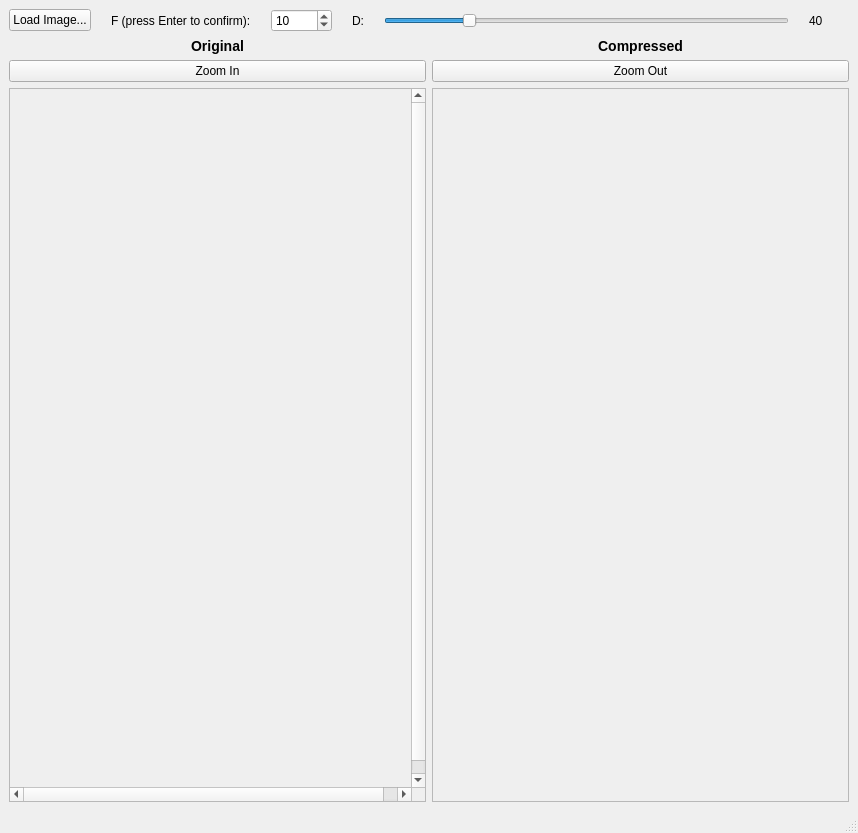
<?xml version="1.0" encoding="UTF-8"?>
<ui version="4.0">
 <class>MainWindow</class>
 <widget class="QMainWindow" name="MainWindow">
  <property name="geometry">
   <rect>
    <x>0</x>
    <y>0</y>
    <width>858</width>
    <height>833</height>
   </rect>
  </property>
  <property name="windowTitle">
   <string>RoadRoller</string>
  </property>
  <widget class="QWidget" name="centralwidget">
   <layout class="QVBoxLayout" name="verticalLayout">
    <item>
     <layout class="QHBoxLayout" name="horizontalLayout_2">
      <property name="sizeConstraint">
       <enum>QLayout::SetMinimumSize</enum>
      </property>
      <item>
       <layout class="QHBoxLayout" stretch="0,0,0,0,0,0,0">
        <property name="spacing">
         <number>20</number>
        </property>
        <item>
         <layout class="QVBoxLayout" name="verticalLayout_3"/>
        </item>
        <item>
         <widget class="QPushButton" name="loadButton">
          <property name="sizePolicy">
           <sizepolicy hsizetype="Minimum" vsizetype="Maximum">
            <horstretch>0</horstretch>
            <verstretch>0</verstretch>
           </sizepolicy>
          </property>
          <property name="text">
           <string>Load Image...</string>
          </property>
         </widget>
        </item>
        <item>
         <widget class="QLabel" name="labelBlockSize">
          <property name="text">
           <string>F (press Enter to confirm):</string>
          </property>
         </widget>
        </item>
        <item>
         <widget class="QSpinBox" name="blockSize">
          <property name="minimum">
           <number>2</number>
          </property>
          <property name="maximum">
           <number>10000</number>
          </property>
          <property name="value">
           <number>10</number>
          </property>
         </widget>
        </item>
        <item>
         <widget class="QLabel" name="labelQuality">
          <property name="text">
           <string>D:</string>
          </property>
         </widget>
        </item>
        <item>
         <widget class="QSlider" name="sliderQuality">
          <property name="sizePolicy">
           <sizepolicy hsizetype="Expanding" vsizetype="Minimum">
            <horstretch>0</horstretch>
            <verstretch>0</verstretch>
           </sizepolicy>
          </property>
          <property name="minimum">
           <number>0</number>
          </property>
          <property name="maximum">
           <number>200</number>
          </property>
          <property name="value">
           <number>40</number>
          </property>
          <property name="sliderPosition">
           <number>40</number>
          </property>
          <property name="orientation">
           <enum>Qt::Horizontal</enum>
          </property>
         </widget>
        </item>
        <item>
         <widget class="QLabel" name="labelQualityValue">
          <property name="minimumSize">
           <size>
            <width>40</width>
            <height>0</height>
           </size>
          </property>
          <property name="styleSheet">
           <string notr="true"/>
          </property>
          <property name="text">
           <string>40</string>
          </property>
         </widget>
        </item>
       </layout>
      </item>
     </layout>
    </item>
    <item>
     <layout class="QHBoxLayout" name="horizontalLayout">
      <item>
       <widget class="QLabel" name="labelOriginalTitle">
        <property name="text">
         <string>&lt;h3&gt;Original&lt;/h3&gt;</string>
        </property>
        <property name="alignment">
         <set>Qt::AlignCenter</set>
        </property>
       </widget>
      </item>
      <item>
       <widget class="QLabel" name="labelCompressedTitle">
        <property name="text">
         <string>&lt;h3&gt;Compressed&lt;/h3&gt;</string>
        </property>
        <property name="textFormat">
         <enum>Qt::AutoText</enum>
        </property>
        <property name="alignment">
         <set>Qt::AlignCenter</set>
        </property>
       </widget>
      </item>
     </layout>
    </item>
    <item>
     <layout class="QHBoxLayout" name="horizontalLayout_4">
      <property name="topMargin">
       <number>0</number>
      </property>
      <item>
       <widget class="QPushButton" name="zoomIn">
        <property name="text">
         <string>Zoom In</string>
        </property>
       </widget>
      </item>
      <item>
       <widget class="QPushButton" name="zoomOut">
        <property name="text">
         <string>Zoom Out</string>
        </property>
       </widget>
      </item>
     </layout>
    </item>
    <item>
     <layout class="QHBoxLayout" name="horizontalLayout_3">
      <item>
       <widget class="QScrollArea" name="scrollOriginal">
        <property name="widgetResizable">
         <bool>false</bool>
        </property>
        <widget class="QWidget" name="layoutOriginal">
         <property name="geometry">
          <rect>
           <x>0</x>
           <y>0</y>
           <width>416</width>
           <height>711</height>
          </rect>
         </property>
        </widget>
       </widget>
      </item>
      <item>
       <widget class="QScrollArea" name="scrollCompressed">
        <property name="widgetResizable">
         <bool>false</bool>
        </property>
        <widget class="QWidget" name="layout2">
         <property name="geometry">
          <rect>
           <x>0</x>
           <y>0</y>
           <width>415</width>
           <height>681</height>
          </rect>
         </property>
        </widget>
       </widget>
      </item>
     </layout>
    </item>
   </layout>
  </widget>
  <widget class="QMenuBar" name="menubar">
   <property name="geometry">
    <rect>
     <x>0</x>
     <y>0</y>
     <width>858</width>
     <height>21</height>
    </rect>
   </property>
  </widget>
  <widget class="QStatusBar" name="statusbar"/>
 </widget>
 <resources/>
 <connections/>
</ui>
